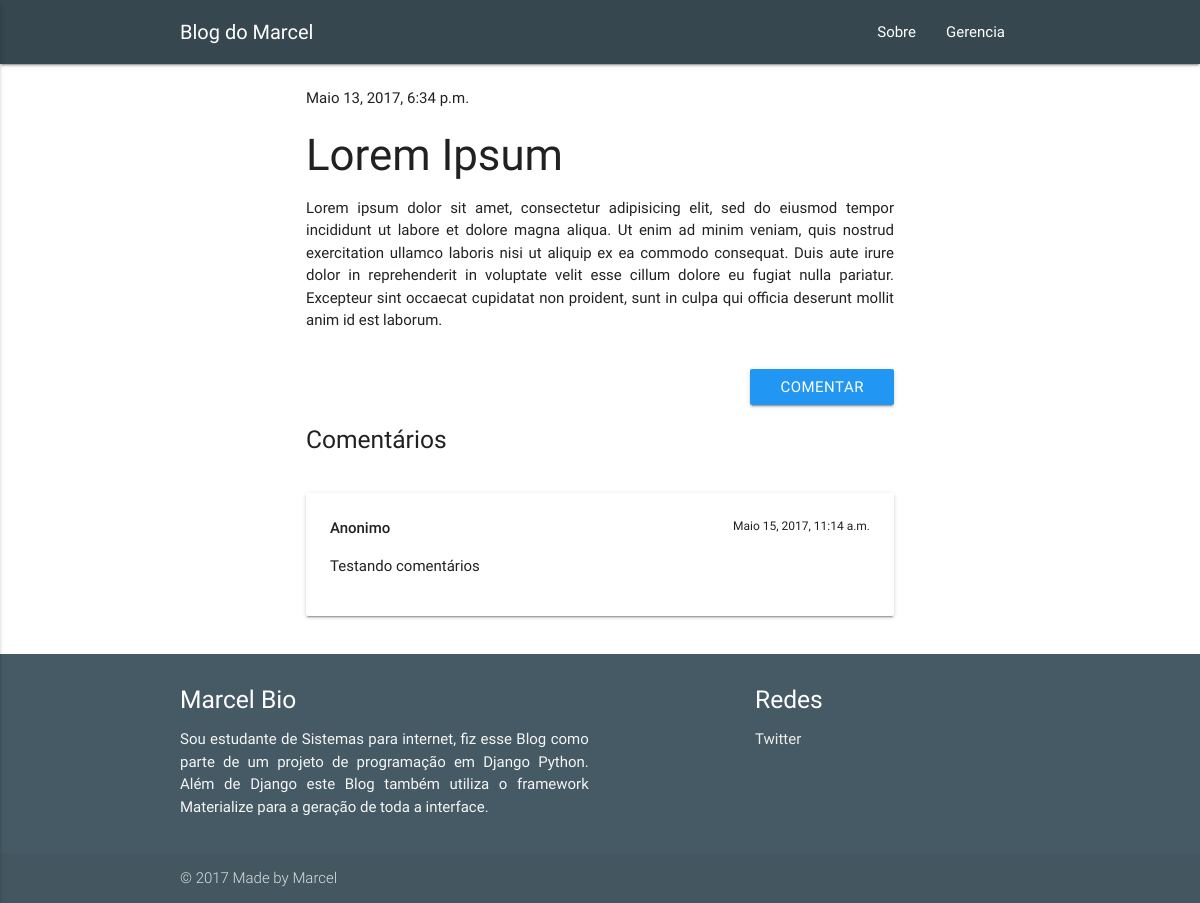
The app's page /post/1/ with its own data.
### blog/models.py (models this page shows, shortened)
class Post(models.Model):
    author = models.ForeignKey('auth.User')
    title = models.CharField(max_length=200)
    text = models.TextField()
    created_date = models.DateTimeField(
        default = timezone.now)
    published_date = models.DateTimeField(
        blank=True, null=True)

class Comment(models.Model):
    post = models.ForeignKey('blog.Post', related_name='comments')
    author = models.CharField(max_length=200)
    text = models.TextField()
    created_date = models.DateTimeField(default=timezone.now)
    approved_comment = models.BooleanField(default=False)

### blog/views.py (the view)
# urls.py: url(r'^post/(?P<pk>\d+)/$', views.post_detail, name='post_detail'),
def post_detail(request, pk):
    post = get_object_or_404(Post, pk=pk)
    return render(request, 'blog/post_detail.html', {'post': post})

### blog/templates/blog/post_detail.html (shortened to what this page needs)
{% extends 'blog/base.html' %}
{% block content %}
  <div class="container">
          {% if post.published_date %}
                {{ post.published_date }}
          {% endif %}
          <h3>{{ post.title }}</h3>
          <p style="text-align: justify">{{ post.text|linebreaksbr }}</p><br>
    {% if user.is_authenticated %}
      <a class="btn waves-effect waves-light orange left" href="{% url 'post_edit' pk=post.pk %}"><i class="material-icons">create</i></a>
      <a class="btn waves-effect waves-light red right" href="{% url 'post_remove' pk=post.pk %}"><i class="material-icons">close</i></a><br><br><br><br>
    {% else %}
      <a class="btn waves-effect waves-light blue right" href="{% url 'add_comment_to_post' pk=post.pk %}">Comentar</a><br><br>
    {% endif %}
    <h5>Comentários</h5><br>
    {% for comment in post.comments.all %}
        {% if user.is_authenticated or comment.approved_comment %}
        <div class="card-panel">
            <div class="date right" style="font-size:12px">{{ comment.created_date }}</div>
            <strong>{{ comment.author }}</strong>
            <p>{{ comment.text|linebreaks }}</p>
        </div>
        {% endif %}
    {% empty %}
        <p>Sem comentários ainda :(</p>
    {% endfor %}
  </div><br>
{% endblock %}

### blog/static/css/style.css (style rules this page uses)
body { display: flex; min-height: 100vh; flex-direction: column; }

### records on screen
Post: published_date "Maio 13, 2017, 6:34 p.m.", title "Lorem Ipsum", text "Lorem ipsum dolor sit amet, consectetur adipisicing elit, sed do eiusmod tempor incididunt ut labore et dolore magna aliqua. Ut enim ad minim veniam, quis nostrud exercitation ullamco laboris nisi ut aliquip ex ea commodo consequat. Duis aute irure dolor in reprehenderit in voluptate velit esse cillum dolore eu fugiat nulla pariatur. Excepteur sint occaecat cupidatat non proident, sunt in culpa qui officia deserunt mollit anim id est laborum."
Comment: created_date "Maio 15, 2017, 11:14 a.m.", author "Anonimo", text "Testando comentários"
